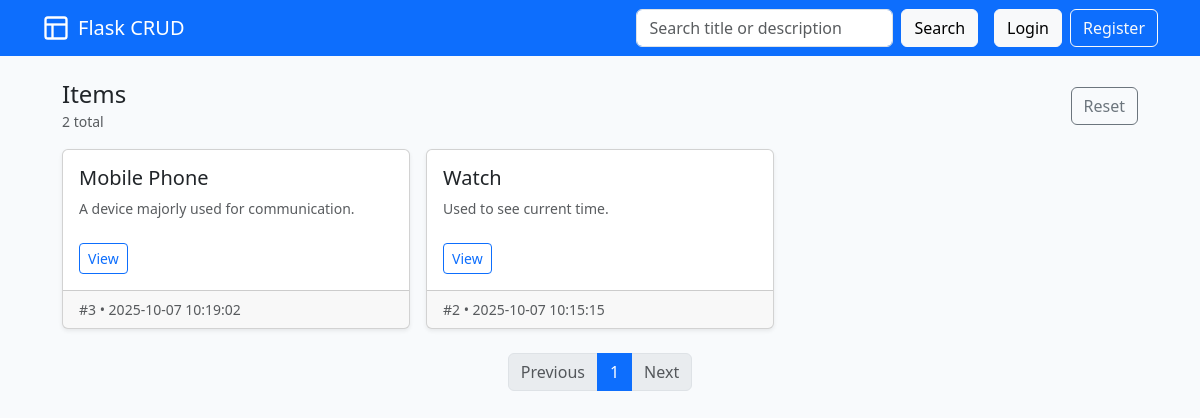
The page / on the database its author committed.
### tables this page shows
CREATE TABLE items (
            id INTEGER PRIMARY KEY AUTOINCREMENT,
            title TEXT NOT NULL,
            description TEXT
        , created_at DATETIME DEFAULT (CURRENT_TIMESTAMP), user_id INTEGER);

### app.py (the view)
@app.route('/')
def index():
    q = request.args.get('q', '').strip()
    try:
        page = int(request.args.get('page', 1))
        if page < 1:
            page = 1
    except ValueError:
        page = 1
    items, total = query_items(search=q, page=page)
    total_pages = max(1, math.ceil(total / PAGE_SIZE))
    form = ItemForm()
    return render_template('index.html', items=items, q=q, page=page,
                         total_pages=total_pages, total=total, form=form)

### forms.py
class ItemForm(FlaskForm):
    title = StringField(
        'Title',
        validators=[
            DataRequired(message="Title is required."),
            Length(min=1, max=250, message="Title must be between 1 and 250 characters."),
            reject_malicious_input
        ],
        filters=[strip_filter],
        render_kw={"class": "form-control", "required": True, "maxlength": "250"}
    )
    description = TextAreaField(
        'Description',
        validators=[
            Length(max=5000, message="Description must not exceed 5000 characters."),
            reject_malicious_input
        ],
        filters=[strip_filter],
        render_kw={"class": "form-control", "rows": "4"}
    )
    submit = SubmitField('Submit', render_kw={"class": "btn btn-primary"})

### app.py (called while the page is built)
def get_db():
    db = getattr(g, '_database', None)
    if db is None:
        db = g._database = sqlite3.connect(app.config['DATABASE'])
        db.row_factory = sqlite3.Row
    return db

@app.teardown_appcontext
def close_connection(exception):
    db = getattr(g, '_database', None)
    if db is not None:
        db.close()

def query_items(search=None, page=1, page_size=PAGE_SIZE, user_id=None):
    db = get_db()
    params = []
    where_clauses = []
    if search:
        where_clauses.append("(title LIKE ? OR description LIKE ?)")
        q = f"%{search}%"
        params.extend([q, q])
    if user_id is not None:
        where_clauses.append("user_id = ?")
        params.append(user_id)
    where = ""
    if where_clauses:
        where = "WHERE " + " AND ".join(where_clauses)
    count_sql = f"SELECT COUNT(*) as cnt FROM items {where}"
    cur = db.execute(count_sql, params)
    total = cur.fetchone()["cnt"]
    offset = (page - 1) * page_size
    sql = f"SELECT * FROM items {where} ORDER BY created_at DESC LIMIT ? OFFSET ?"
    params.extend([page_size, offset])
    cur = db.execute(sql, params)
    items = cur.fetchall()
    return items, total

### forms.py (called while the page is built)
def strip_filter(value):
    return value.strip() if value else value

### templates/index.html (shortened to what this page needs)
{% extends 'base.html' %}
{% block content %}
  <div class="d-flex justify-content-between align-items-center mb-3">
    <div>
      <h1 class="h4 mb-0">Items</h1>
      <small class="text-muted">{{ total }} total</small>
    </div>
    <div>
      <a class="btn btn-outline-secondary" href="{{ url_for('index') }}">Reset</a>
    </div>
  </div>
  {% if items|length == 0 %}
    <div class="card">
      <div class="card-body">
        <p class="mb-0">No items found. Click <a href="#" data-bs-toggle="modal" data-bs-target="#createModal">Create</a> to add one.</p>
      </div>
    </div>
  {% else %}
    <div class="row g-3">
      {% for item in items %}
        <div class="col-md-6 col-lg-4">
          <div class="card h-100 shadow-sm">
            <div class="card-body d-flex flex-column">
              <h5 class="card-title">{{ item['title'] }}</h5>
              <p class="card-text text-muted small mb-4">
                {{ (item['description'] or '')[:140] }}{% if item['description'] and item['description']|length > 140 %}…{% endif %}
              </p>
              <div class="mt-auto d-flex justify-content-between align-items-center">
                <div>
                  <a class="btn btn-sm btn-outline-primary" href="{{ url_for('view_item', item_id=item['id']) }}">View</a>
                </div>
              </div>
            </div>
            <div class="card-footer small text-muted">#{{ item['id'] }} • {{ item['created_at'] }}</div>
          </div>
        </div>
      {% endfor %}
    </div>
    <nav class="mt-4" aria-label="Pagination">
      <ul class="pagination justify-content-center">
        <li class="page-item {% if page <= 1 %}disabled{% endif %}">
          <a class="page-link" href="{{ url_for('index', q=q, page=page-1) }}" tabindex="-1" aria-disabled="{{ 'true' if page <= 1 else 'false' }}">Previous</a>
        </li>
        {% for p in range(1, total_pages + 1) %}
          <li class="page-item {% if p == page %}active{% endif %}">
            <a class="page-link" href="{{ url_for('index', q=q, page=p) }}">{{ p }}</a>
          </li>
        {% endfor %}
        <li class="page-item {% if page >= total_pages %}disabled{% endif %}">
          <a class="page-link" href="{{ url_for('index', q=q, page=page+1) }}" aria-disabled="{{ 'true' if page >= total_pages else 'false' }}">Next</a>
        </li>
      </ul>
    </nav>
  {% endif %}
{% endblock %}

### templates/base.html (shortened to what this page needs)
<!doctype html>
<html lang="en">
  <head>
    <link href="https://cdn.jsdelivr.net/npm/bootstrap@5.3.0/dist/css/bootstrap.min.css" rel="stylesheet">
    <link rel="stylesheet" href="{{ url_for('static', filename='style.css') }}">
  </head>
  <body>
    <nav class="navbar navbar-expand-lg navbar-dark bg-primary">
      <div class="container">
        <a class="navbar-brand d-flex align-items-center" href="{{ url_for('index') }}">
          <svg width="28" height="28" viewBox="0 0 24 24" class="me-2" fill="none" stroke="currentColor" stroke-width="2">
            <rect x="3" y="3" width="18" height="18" rx="2"></rect>
            <path d="M3 9h18"></path>
            <path d="M9 21V9"></path>
          </svg>
          Flask CRUD
        </a>
        <form class="d-flex ms-auto" role="search" method="get" action="{{ url_for('index') }}">
          <input class="form-control me-2" name="q" type="search" placeholder="Search title or description" aria-label="Search" value="{{ q or '' }}">
          <button class="btn btn-light" type="submit">Search</button>
        </form>
        {% if current_user.is_authenticated %}
          <button class="btn btn-light ms-3" data-bs-toggle="modal" data-bs-target="#createModal">+ Create</button>
          <div class="dropdown ms-2">
            <button class="btn btn-light dropdown-toggle" type="button" id="userDropdown" data-bs-toggle="dropdown" aria-expanded="false">
              {{ current_user.username }}
            </button>
            <ul class="dropdown-menu dropdown-menu-end" aria-labelledby="userDropdown">
              <li><a class="dropdown-item" href="{{ url_for('logout') }}">Logout</a></li>
            </ul>
          </div>
        {% else %}
          <a href="{{ url_for('login') }}" class="btn btn-light ms-3">Login</a>
          <a href="{{ url_for('register') }}" class="btn btn-outline-light ms-2">Register</a>
        {% endif %}
      </div>
    </nav>
    <main class="container my-4">
      {% block content %}{% endblock %}
    </main>
  </body>
</html>

### static/style.css (style rules this page uses)
body { padding-bottom: 60px; background: #f8fafc; }
main.container { max-width: 1100px; }

### rows shown on the page
items: title "Mobile Phone", description "A device majorly used for communication.", id "3", created_at "2025-10-07 10:19:02"
items: title "Watch", description "Used to see current time.", id "2", created_at "2025-10-07 10:15:15"

### other values the page prints
{{ total }} "2"
{{ p }} "1"
